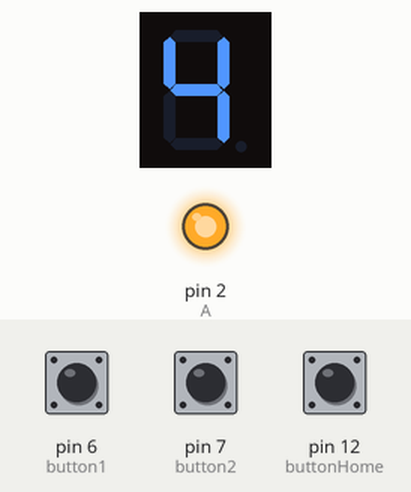
The sketch below on a simulated Arduino Uno, built with avr-gcc and run on an emulated ATmega328P. Parts: 1-digit seven-segment display, output pins drawn as LEDs (lit = HIGH). Wiring (inferred from the names in the program): 1-digit 7-segment display, segments lit when LOW: segments pin 3, pin 4, pin 5, pin 8, pin 9, pin 10, pin 11. Dashed ring = blinking. The test bench sets the inputs (shaded band); at power-on: pin 6 (button1) HIGH, pin 7 (button2) HIGH, pin 12 (buttonHome) HIGH. The segment pins are drawn as the display they are named for; pins used as bus, display or sensor lines are not drawn.

Above: at 1.2 s.
1.3 s: pin 6 (button1) pulled LOW for 0.15 s
At 1.57 s:
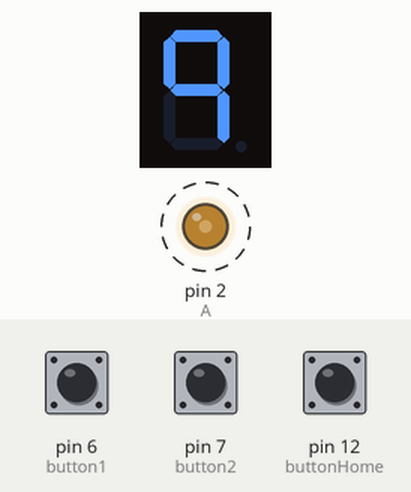
2.0 s: pin 7 (button2) pulled LOW for 3.2 s
At 8.5 s:
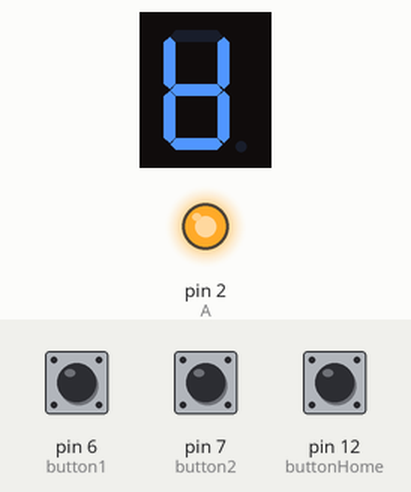
11.8 s: pin 12 (buttonHome) pulled LOW for 3.2 s
At 25.2 s:
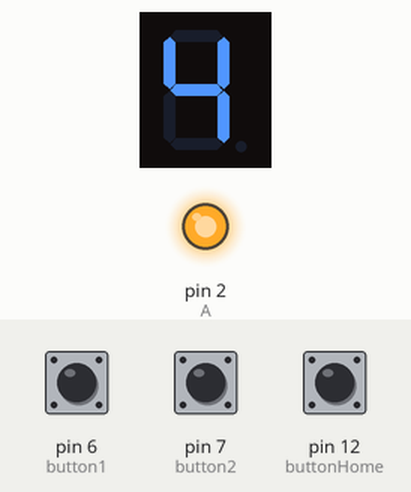
Timing chart, 0 to 25.5 s (numbered marks = the images above; inputs shaded):
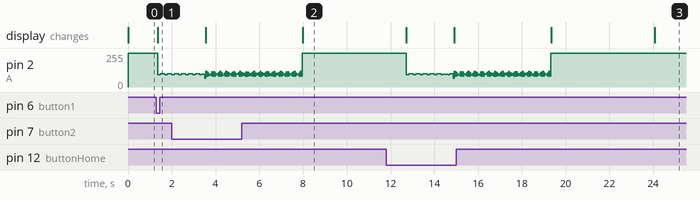

The sketch:

ARDUINO_STEPPER.ino
```cpp
#define A 2
#define B 3
#define C 4
#define D 5
#define E 8
#define F 9
#define G 10
#define H 11
#define button1 6
#define button2 7
#define buttonHome 12
#define cursa1 2150
#define cursa2 6750
//#define led 13

unsigned int step_break = 1;
bool pos1[4];
bool pos2[4];
int j = 0;
int k = 0;
int buttonState1 = 0;
int buttonState2 = 0;
int buttonStateHome = 0;
int p1 = 0;
int p2 = 0;
int state = 0;

void setup(){
Serial.begin(9600);
pinMode(A,OUTPUT);
pinMode(B,OUTPUT);
pinMode(C,OUTPUT);
pinMode(D,OUTPUT);
pinMode(E,OUTPUT);
pinMode(F,OUTPUT);
pinMode(G,OUTPUT);
pinMode(H,OUTPUT);
pinMode(button1,INPUT_PULLUP);
pinMode(button2,INPUT_PULLUP);
pinMode(buttonHome,INPUT_PULLUP);
//pinMode(led,OUTPUT);
initialize();
}

void write1(){
digitalWrite(A,pos1[0]);
digitalWrite(B,pos1[1]);
digitalWrite(C,pos1[2]);
digitalWrite(D,pos1[3]);
}

void write2(){
digitalWrite(E,pos2[0]);
digitalWrite(F,pos2[1]);
digitalWrite(G,pos2[2]);
digitalWrite(H,pos2[3]);
}

void initialize(){
  pos1[0] = 1;
  write1();
  delay(step_break);
  pos1[1]= 1;
  write1();
  delay(step_break);
    pos2[0] = 1;
  write2();
  delay(step_break);
  pos2[1]= 1;
  write2();
  delay(step_break);
}

void onestepAB1(){
  for (int i = 0;i < sizeof(pos1); i++){
       if (pos1[i]==1){
      if (i == sizeof(pos1) - 1){
          pos1[0] = 1;
          break;
      }
      if (i == 0 and pos1[sizeof(pos1) - 1] == 1){
            pos1[sizeof(pos1) - 1] = 0;
            break;
      }
      if (pos1[i+1]==1) {
                pos1[i]=0;
                break;
      } else {
                  pos1[i+1]=1;
                  break;
        }
    }
  }
}

void onestepBA1(){

  for (int i = (sizeof(pos1)-1); i >= 0; i--){

    if (pos1[i]==1){

      if (i == 0){
          pos1[sizeof(pos1)-1] = 1;
          break;
      }

      if (i == sizeof(pos1)-1 and pos1[0] == 1){
            pos1[0] = 0;
            break;
      }

      if (pos1[i-1]==1) {
                pos1[i]=0;
                break;
      } else {
                pos1[i-1]=1;
                break;
        }

    }

  }

}

void onestepAB2(){

  for (int i = 0;i < sizeof(pos2); i++){

    if (pos2[i]==1){

      if (i == sizeof(pos2) - 1){
          pos2[0] = 1;
          break;
      }

      if (i == 0 and pos2[sizeof(pos2) - 1] == 1){
            pos2[sizeof(pos2) - 1] = 0;
            break;
      }

      if (pos2[i+1]==1) {
                pos2[i]=0;
                break;
      } else {
                  pos2[i+1]=1;
                  break;
        }

    }

  }

}

void onestepBA2(){

  for (int i = (sizeof(pos2)-1); i >= 0; i--){

    if (pos2[i]==1){

      if (i == 0){
          pos2[sizeof(pos2)-1] = 1;
          break;
      }

      if (i == sizeof(pos2)-1 and pos2[0] == 1){
            pos2[0] = 0;
            break;
      }

      if (pos2[i-1]==1) {
                pos2[i]=0;
                break;
      } else {
                pos2[i-1]=1;
                break;
        }

    }

  }

}

void loop(){

  buttonState1 = digitalRead(button1);
  buttonState2 = digitalRead(button2);
  buttonStateHome = digitalRead(buttonHome);
  if (buttonState1 == LOW){
    if (state == 0){
      p1 = j + cursa1;
    while (j != p1){

     if (j < p1) {
      onestepAB1();
      write1();
      delay(step_break);
      j++;
    }
    if (j > p1){
      onestepBA1();
      write1();
      delay(step_break);
      j--;
    }
    }
    state = 1;
  } else if (state == 2){
    p1 = j - cursa1;
    p2 = k - cursa2;
    while ((j != p1) || (k != p2)){

    if (j < p1) {
      onestepAB1();
      write1();
      delay(step_break);
      j++;
    }
    if (j > p1){
      onestepBA1();
      write1();
      delay(step_break);
      j--;
    }

    if (k < p2) {
      onestepBA2();
      write2();
      delay(step_break);
      k++;
    }
    if (k > p2){
        onestepAB2();
        write2();
        delay(step_break);
        k--;
    }

   }
   p1 = j + cursa1;
    while (j != p1){

     if (j < p1) {
      onestepAB1();
      write1();
      delay(step_break);
      j++;
    }
    if (j > p1){
      onestepBA1();
      write1();
      delay(step_break);
      j--;
    }
    }
    state = 1;
  }
  }
  if (buttonState2 == LOW){

    if (state == 0){
      p1 = j + cursa1;
      p2 = k + cursa2;
   while (k != p2){

    if (k < p2) {
      onestepBA2();
      write2();
      delay(step_break);
      k++;
    }
    if (k > p2){
        onestepAB2();
        write2();
        delay(step_break);
        k--;
    }

   }

   while (j != p1){

    if (j < p1) {
      onestepAB1();
      write1();
      delay(step_break);
      j++;
    }
    if (j > p1){
      onestepBA1();
      write1();
      delay(step_break);
      j--;
    }

   }
    state = 2;
   } else if (state == 1){
    p1 = j - cursa1;
    p2 = k + cursa2;
    while ((j != p1) || (k != p2)){

    if (j < p1) {
      onestepAB1();
      write1();
      delay(step_break);
      j++;
    }
    if (j > p1){
      onestepBA1();
      write1();
      delay(step_break);
      j--;
    }

    if (k < p2) {
      onestepBA2();
      write2();
      delay(step_break);
      k++;
    }
    if (k > p2){
        onestepAB2();
        write2();
        delay(step_break);
        k--;
    }

   }
   p1 = j + cursa1;
   while (j != p1){

    if (j < p1) {
      onestepAB1();
      write1();
      delay(step_break);
      j++;
    }
    if (j > p1){
      onestepBA1();
      write1();
      delay(step_break);
      j--;
    }

   }
state = 2;
  }

}
if (buttonStateHome == LOW){
  if (state == 1){
    p1 = j - cursa1;
    while (j != p1){

    if (j < p1) {
      onestepAB1();
      write1();
      delay(step_break);
      j++;
    }
    if (j > p1){
      onestepBA1();
      write1();
      delay(step_break);
      j--;
    }
   }
   state = 0;
  } else if (state == 2){
    p1 = j - cursa1;
    p2 = k - cursa2;
    while ((j != p1) || (k != p2)){

    if (j < p1) {
      onestepAB1();
      write1();
      delay(step_break);
      j++;
    }
    if (j > p1){
      onestepBA1();
      write1();
      delay(step_break);
      j--;
    }

    if (k < p2) {
      onestepBA2();
      write2();
      delay(step_break);
      k++;
    }
    if (k > p2){
        onestepAB2();
        write2();
        delay(step_break);
        k--;
    }
   }
   state = 0;
  }
}
}
/*  if (a == 1 and b == 1 and c == 0 and d == 0){
  a = 0;
  write(a,b,c,d);
  delay(step_break);
  }
  if (a == 0 and b == 1 and c == 0 and d == 0){
  c = 1;
  write(a,b,c,d);
  delay(step_break);
  }
  if (a == 0 and b == 1 and c == 1 and d == 0){
  b = 0;
  write(a,b,c,d);
  delay(step_break);
  }
  if (a == 0 and b == 0 and c == 1 and d == 0){
  d = 1;
  write(a,b,c,d);
  delay(step_break);
  }
  if (a == 0 and b == 0 and c == 1 and d == 1){
  c = 0;
  write(a,b,c,d);
  delay(step_break);
  }
  if (a == 0 and b == 0 and c == 0 and d == 1){
  a = 1;
  write(a,b,c,d);
  delay(step_break);
  }
  if (a == 1 and b == 0 and c == 0 and d == 1){
  d = 0;
  write(a,b,c,d);
  delay(step_break);
  }
  if (a == 1 and b == 0 and c == 0 and d == 0){
  b = 1;
  write(a,b,c,d);
  delay(step_break);
  }*/
  /*write(1,0,0,0);
delay(step_break);
write(1,1,0,0);
delay(step_break);
write(0,1,0,0);
delay(step_break);
write(0,1,1,0);
delay(step_break);
write(0,0,1,0);
delay(step_break);
write(0,0,1,1);
delay(step_break);
write(0,0,0,1);
delay(step_break);
write(1,0,0,1);
delay(step_break); */
```

Measured:
- after the input at 1.3 s, pin 2 (A): alternates 98/255 for 0.20 s and 91/255 for 0.12 s, starting after 0.06 s; the display: changes after 0.06 s (image 1)
- after the input at 2.0 s, the display: first changes after 1.6 s (image 2 shows a later state)
